Frame 1 (no input): blank canvas, image omitted
Frame 60 (no input): blank canvas, image omitted
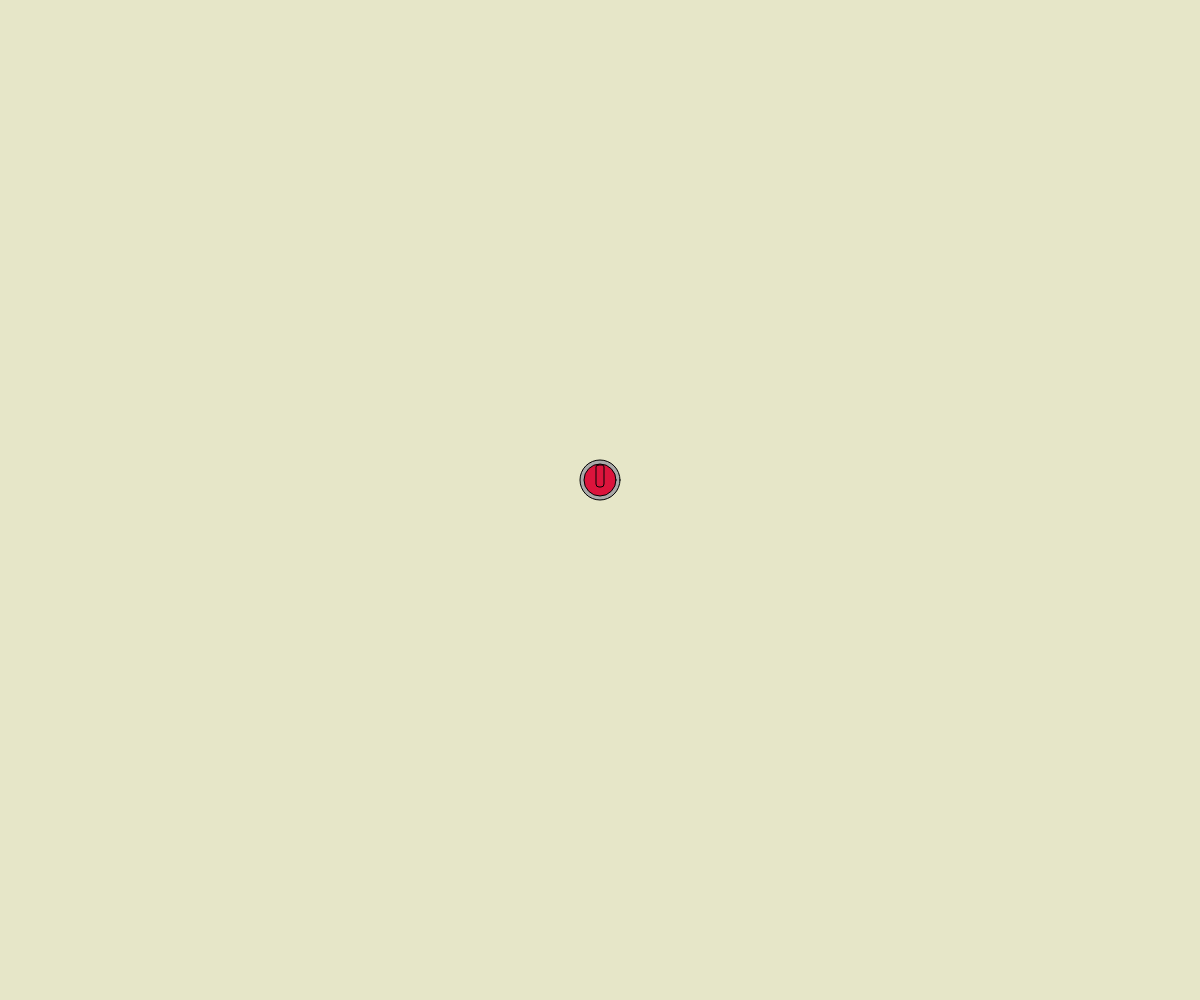
Frame 120 (the mouse pressed at the canvas centre since frame 60)

The p5.js sketch whose frames 1 and 60 were blank and that drew this single picture after the mouse press (run headless with seeded random() and noise() and a simulated clock; from frame 60 on, the mouse is pressed at the canvas centre):

// p5.js sketch
// ── sketch.js

function setup() {
  createCanvas(windowWidth, windowHeight);
}

function draw() {
  background(230,230,200);

  // Update data
  updateAllStones();

  // Display view
  if(state.holdStone){
    drawCurlingStone(mouseX,mouseY-state.stoneSize/2,state.stoneSize,stoneColors[state.nextStoneColorIndex]);
  }
  drawAllStones();
}



// ── drawfunctions.js
function drawCurlingStone(x, y, size,color){
    // Bottom circle
    fill("darkgrey");
    circle(x,y,size);
    fill(color);
    circle(x,y,size*0.8);
    fill(color);
    rectMode(CENTER);
    rect(x,y-size*0.1,0.2*size,0.55*size,2,2,3,3);
}

function drawAllStones(){
    for(let s of stones){
        drawCurlingStone(s.x,s.y,s.size,s.color);
    }
}
// ── states.js
let stones = [];
let state = {
  holdStone: false,
  stoneSize: 40,
  nextStoneColorIndex:0,
}

let stoneColors = [
    "crimson",
    "royalblue",
    "forestgreen",
    "goldenrod",
    "darkorange",
    "mediumvioletred",
    "turquoise"
];

class Stone {
  constructor(config){
    this.x = config.x;
    this.y = config.y;
    this.vx = config.vx;
    this.vy = config.vy;
    this.size = state.stoneSize;
    this.color = stoneColors[state.nextStoneColorIndex];
  }
}

// ── ui.js
function mouseReleased(){
  state.holdStone = false;
  cursor(ARROW);
//let newVx = (mouseX - pmouseX)*0.2;
//let newVy = (mouseY - pmouseY)*0.2;
let framesSinceMousePressed = frameCount - state.pressedFrame;
let newVx = (mouseX - state.pressedX)/framesSinceMousePressed;
let newVy = (mouseY - state.pressedY)/framesSinceMousePressed;

let stoneConfig = {x:mouseX, y: mouseY-state.stoneSize/2, vx:newVx, vy:newVy};
let newStone = new Stone(stoneConfig);
stones.push(newStone);
console.log(newStone);
state.nextStoneColorIndex = (state.nextStoneColorIndex + 1) % stoneColors.length;
}

function mousePressed(){
  state.holdStone = true;
  state.pressedX = mouseX;
  state.pressedY = mouseY;
  state.pressedFrame = frameCount;

  cursor(HAND);
}
// ── updatefunctions.js
function updateAllStones(){
    for(let s of stones){
        s.x += s.vx;
        s.y += s.vy;
        
        // Bounce at the edges
        edgeBounce(s,0,width,0,height);
        
        // Add some "drag"
        s.vx = s.vx*0.999;
        s.vy = s.vy*0.999;
        
    }
    
    // Many many collision:
    for(let s1 of stones){
        for(let s2 of stones){
            let distS1S2 = dist(s1.x,s1.y,s2.x,s2.y);
            if(distS1S2 < state.stoneSize){
                collide(s1,s2);
            }
        }        
    }
}

function collide(b1, b2) {
    
    // 1. Normalvektor mellem centre
    let dx = b1.x - b2.x;
    let dy = b1.y - b2.y;
    
    let dist = Math.sqrt(dx * dx + dy * dy);
    
    // Undgå division med 0
    if (dist === 0) return;
    
    let nx = dx / dist;
    let ny = dy / dist;
    
    // 2. Relativ hastighed
    let rvx = b1.vx - b2.vx;
    let rvy = b1.vy - b2.vy;
    
    // 3. Projektion på normalen
    let p = rvx * nx + rvy * ny;
    
    // Hvis de bevæger sig væk fra hinanden → ingen kollision
    if (p > 0) return;
    
    // 4. Opdater hastigheder (ens masse, elastisk)
    b1.vx = b1.vx - p * nx;
    b1.vy = b1.vy - p * ny;
    
    b2.vx = b2.vx + p * nx;
    b2.vy = b2.vy + p * ny;
}

function edgeBounce(s, left, right, top, bottom) {
    
    let r = s.size / 2;
    
    // LEFT
    if (s.x - r < left) {
        s.x = left + r;
        s.vx = Math.abs(s.vx);
    }
    
    // RIGHT
    if (s.x + r > right) {
        s.x = right - r;
        s.vx = -Math.abs(s.vx);
    }
    
    // TOP
    if (s.y - r < top) {
        s.y = top + r;
        s.vy = Math.abs(s.vy);
    }
    
    // BOTTOM
    if (s.y + r > bottom) {
        s.y = bottom - r;
        s.vy = -Math.abs(s.vy);
    }
}
